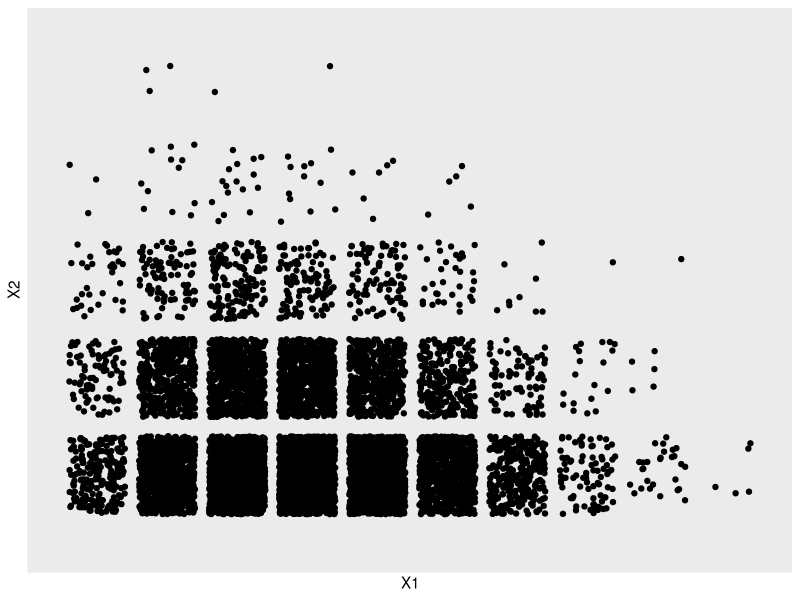

Write R code to recreate this figure.

library(ggplot2)
# (rmultinom is in stats package.)

NUM.SAMPLES <- 1e4
NUM.COLORS <- 5
NUM.BALLS.DRAWN <- 12

probs <- runif(NUM.COLORS,0,1)

# Make prob of color #4 arbitrarily big, to see effect.
probs[4] <- 2    

# (Normalize to sum to 1, even though rmultinom does it.)
probs <- probs / sum(probs)  

data.frame(t(rmultinom(NUM.SAMPLES, NUM.BALLS.DRAWN, probs))) -> the.data

# If you want, plot the # of balls of the first two colors against each other.
p <- ggplot(the.data,aes(x=X1,y=X2)) + 
    geom_jitter() +
    scale_x_discrete(breaks=1:NUM.BALLS.DRAWN,
        labels=paste0("",1:NUM.BALLS.DRAWN)) +
    scale_y_discrete(breaks=1:NUM.BALLS.DRAWN,
        labels=paste0("",1:NUM.BALLS.DRAWN)) 

covar.mat <- cov(the.data)

lapply(1:NUM.COLORS, function(color1.num) {
        lapply(1:NUM.COLORS, function(color2.num) {
                if (color1.num == color2.num) {
                    cat("var(",color1.num,") = ",
                        covar.mat[color1.num,color1.num],
                        "; theoretical = ",
                                NUM.BALLS.DRAWN * 
                                probs[color1.num] *
                                (1 - probs[color1.num]),
                        "\n", sep="")
                } else if (color1.num < color2.num) {
                    cat("covar(",color1.num,",",color2.num,") = ",
                        covar.mat[color1.num,color2.num],
                        "; theoretical = ",
                                -NUM.BALLS.DRAWN *
                                probs[color1.num] *
                                probs[color2.num],
                        "\n", sep="")
                }
            }
        )
    }
)
